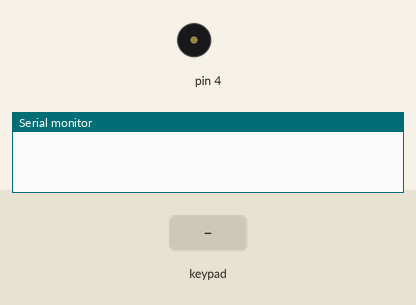
This sketch was run on a simulated Arduino Uno, built with avr-gcc and run on an emulated ATmega328P. Parts: buzzer (waves = sounding), the last lines printed to the serial monitor. The test bench sets the inputs (shaded band).

Above: at 1.2 s.
1.3 s: key 'A' pressed
At 2.5 s:
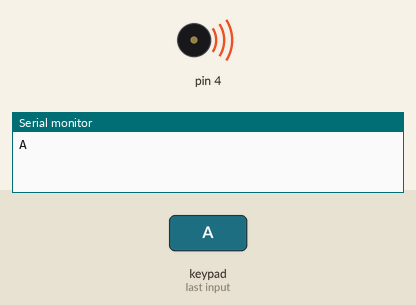
2.8 s: key 'B' pressed
At 3.7 s:
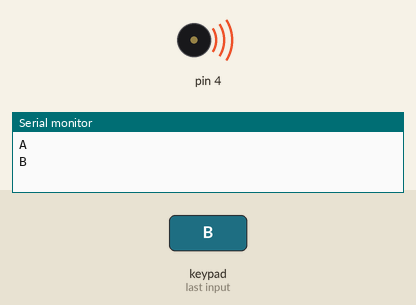
4.3 s: key 'C' pressed
At 5.1 s:
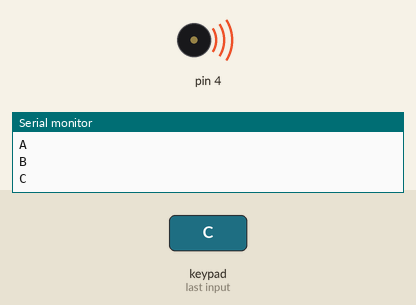
Timing chart, 0 to 7.3 s (numbered marks = the images above; inputs shaded):
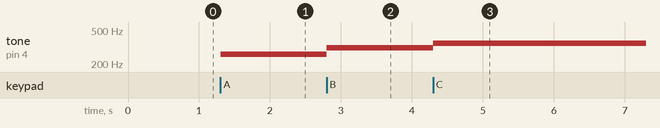

Measured:
- after the input at 1.3 s, tone on pin 4: silent → 261 Hz at once
- after the input at 2.8 s, tone on pin 4: 261 Hz → 311 Hz at once
- after the input at 4.3 s, tone on pin 4: 311 Hz → 349 Hz at once

The sketch:

keypad-synth.ino
```cpp
#include <Keypad.h>

const byte ROWS = 4;
const byte COLS = 4;

char hexaKeys[ROWS][COLS] = {
  {'A', 'B', 'C', 'D'},
  {'E', 'F', 'G', 'H'},
  {'I', 'J', 'K', 'L'},
  {'M', 'N', 'O', 'P'}
};
byte rowPins[ROWS] = {12, 11, 10, 9};
byte colPins[COLS] = {8, 7, 6, 5};
char alph[16] = {'A', 'B', 'C', 'D', 'E', 'F', 'G', 'H', 'I', 'J', 'K', 'L', 'M', 'N', 'O', 'P'};
float bluesScale[16] = {261.63, 311.13, 349.23, 369.99, 392.00, 466.16,523.25, 622.25, 698.46, 739.99, 783.99, 932.33,1046.50, 1244.50, 1396.91, 1479.98};
Keypad customKeypad = Keypad(makeKeymap(hexaKeys), rowPins, colPins, ROWS, COLS);

void setup() {
  Serial.begin(9600);
  pinMode(4, OUTPUT);
}

void loop() {
  char customKey = customKeypad.getKey();

  if (customKey){
    Serial.println(customKey);
    for(int i = 0; i<16; i++){
      if(customKey == alph[i]){
        tone(4,bluesScale[i]);
        break;
      }
    }
  }
}
```
